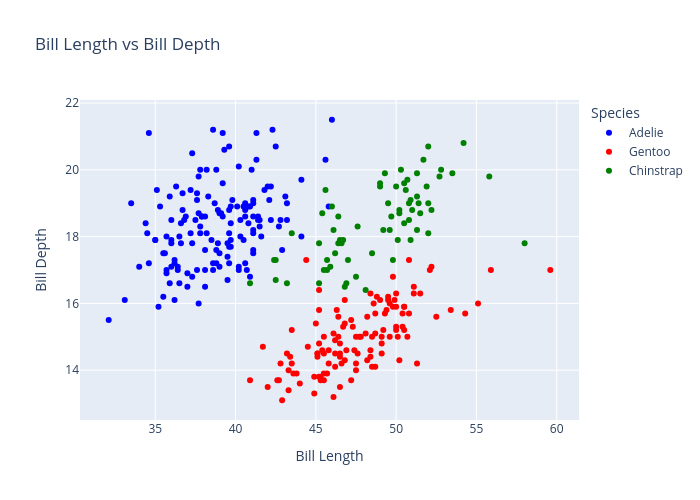

Notebook source saved alongside this figure:
### Code cell
fig = px.scatter(
    a,
    x="bill_length_mm",
    y="bill_depth_mm",
    color="species",
    color_discrete_map={
        "Adelie": "blue",
        "Chinstrap": "green",
        "Gentoo": "red"
    },
    title="Bill Length vs Bill Depth",
    labels={
        "bill_length_mm": "Bill Length",
        "bill_depth_mm": "Bill Depth",
        "species": "Species"
    }
)

fig.update_layout(
    width=700,
    height=500
)

fig.show()

### Figure 1 — Plotly figure (JSON) as saved in the notebook; plotly's stock layout.template omitted (floating-point values rounded to 4 significant figures; data arrays with more than 128 entries replaced by an {"elided": "..."} marker saying what was removed)
{"data": [{"hovertemplate": "Species=Adelie<br>Bill Length=%{x}<br>Bill Depth=%{y}<extra></extra>", "legendgroup": "Adelie", "marker": {"color": "blue", "symbol": "circle"}, "mode": "markers", "name": "Adelie", "orientation": "v", "showlegend": true, "type": "scatter", "x": {"elided": "146 float values"}, "xaxis": "x", "y": {"elided": "146 float values"}, "yaxis": "y"}, {"hovertemplate": "Species=Gentoo<br>Bill Length=%{x}<br>Bill Depth=%{y}<extra></extra>", "legendgroup": "Gentoo", "marker": {"color": "red", "symbol": "circle"}, "mode": "markers", "name": "Gentoo", "orientation": "v", "showlegend": true, "type": "scatter", "x": [46.1, 50.0, 48.7, 50.0, 47.6, 46.5, 45.4, 46.7, 43.3, 46.8, 40.9, 49.0, 45.5, 48.4, 45.8, 49.3, 42.0, 49.2, 46.2, 48.7, 50.2, 45.1, 46.5, 46.3, 42.9, 46.1, 47.8, 48.2, 50.0, 47.3, 42.8, 45.1, 59.6, 49.1, 48.4, 42.6, 44.4, 44.0, 48.7, 42.7, 49.6, 45.3, 49.6, 50.5, 43.6, 45.5, 50.5, 44.9, 45.2, 46.6, 48.5, 45.1, 50.1, 46.5, 45.0, 43.8, 45.5, 43.2, 50.4, 45.3, 46.2, 45.7, 54.3, 45.8, 49.8, 49.5, 43.5, 50.7, 47.7, 46.4, 48.2, 46.5, 46.4, 48.6, 47.5, 51.1, 45.2, 45.2, 49.1, 52.5, 47.4, 50.0, 44.9, 50.8, 43.4, 51.3, 47.5, 52.1, 47.5, 52.2, 45.5, 49.5, 44.5, 50.8, 49.4, 46.9, 48.4, 51.1, 48.5, 55.9, 47.2, 49.1, 46.8, 41.7, 53.4, 43.3, 48.1, 50.5, 49.8, 43.5, 51.5, 46.2, 55.1, 48.8, 47.2, 46.8, 50.4, 45.2, 49.9], "xaxis": "x", "y": [13.2, 16.3, 14.1, 15.2, 14.5, 13.5, 14.6, 15.3, 13.4, 15.4, 13.7, 16.1, 13.7, 14.6, 14.6, 15.7, 13.5, 15.2, 14.5, 15.1, 14.3, 14.5, 14.5, 15.8, 13.1, 15.1, 15.0, 14.3, 15.3, 15.3, 14.2, 14.5, 17.0, 14.8, 16.3, 13.7, 17.3, 13.6, 15.7, 13.7, 16.0, 13.7, 15.0, 15.9, 13.9, 13.9, 15.9, 13.3, 15.8, 14.2, 14.1, 14.4, 15.0, 14.4, 15.4, 13.9, 15.0, 14.5, 15.3, 13.8, 14.9, 13.9, 15.7, 14.2, 16.8, 16.2, 14.2, 15.0, 15.0, 15.6, 15.6, 14.8, 15.0, 16.0, 14.2, 16.3, 13.8, 16.4, 14.5, 15.6, 14.6, 15.9, 13.8, 17.3, 14.4, 14.2, 14.0, 17.0, 15.0, 17.1, 14.5, 16.1, 14.7, 15.7, 15.8, 14.6, 14.4, 16.5, 15.0, 17.0, 15.5, 15.0, 16.1, 14.7, 15.8, 14.0, 15.1, 15.2, 15.9, 15.2, 16.3, 14.1, 16.0, 16.2, 13.7, 14.3, 15.7, 14.8, 16.1], "yaxis": "y"}, {"hovertemplate": "Species=Chinstrap<br>Bill Length=%{x}<br>Bill Depth=%{y}<extra></extra>", "legendgroup": "Chinstrap", "marker": {"color": "green", "symbol": "circle"}, "mode": "markers", "name": "Chinstrap", "orientation": "v", "showlegend": true, "type": "scatter", "x": [46.5, 50.0, 51.3, 45.4, 52.7, 45.2, 46.1, 51.3, 46.0, 51.3, 46.6, 51.7, 47.0, 52.0, 45.9, 50.5, 50.3, 58.0, 46.4, 49.2, 42.4, 48.5, 43.2, 50.6, 46.7, 52.0, 50.5, 49.5, 46.4, 52.8, 40.9, 54.2, 42.5, 51.0, 49.7, 47.5, 47.6, 52.0, 46.9, 53.5, 49.0, 46.2, 50.9, 45.5, 50.9, 50.8, 50.1, 49.0, 51.5, 49.8, 48.1, 51.4, 45.7, 50.7, 42.5, 52.2, 45.2, 49.3, 50.2, 45.6, 51.9, 46.8, 45.7, 55.8, 43.5, 49.6, 50.8, 50.2], "xaxis": "x", "y": [17.9, 19.5, 19.2, 18.7, 19.8, 17.8, 18.2, 18.2, 18.9, 19.9, 17.8, 20.3, 17.3, 18.1, 17.1, 19.6, 20.0, 17.8, 18.6, 18.2, 17.3, 17.5, 16.6, 19.4, 17.9, 19.0, 18.4, 19.0, 17.8, 20.0, 16.6, 20.8, 16.7, 18.8, 18.6, 16.8, 18.3, 20.7, 16.6, 19.9, 19.5, 17.5, 19.1, 17.0, 17.9, 18.5, 17.9, 19.6, 18.7, 17.3, 16.4, 19.0, 17.3, 19.7, 17.3, 18.8, 16.6, 19.9, 18.8, 19.4, 19.5, 16.5, 17.0, 19.8, 18.1, 18.2, 19.0, 18.7], "yaxis": "y"}], "layout": {"height": 500, "legend": {"title": {"text": "Species"}, "tracegroupgap": 0}, "title": {"text": "Bill Length vs Bill Depth"}, "width": 700, "xaxis": {"anchor": "y", "domain": [0, 1], "title": {"text": "Bill Length"}}, "yaxis": {"anchor": "x", "domain": [0, 1], "title": {"text": "Bill Depth"}}}}
